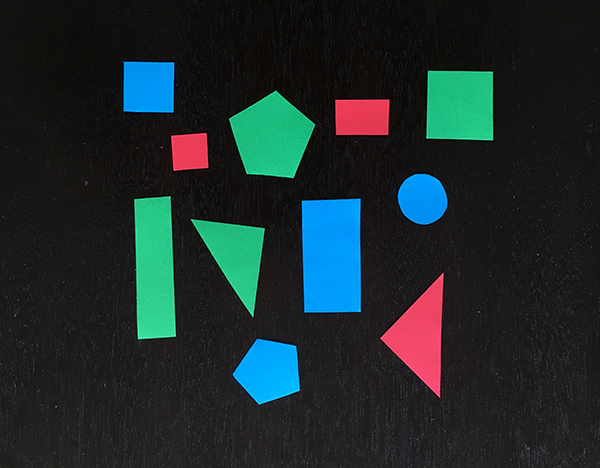
#> input picture 颜色辨认/example_shapes.png, 600 x 468 px
$ jupyter execute --allow-errors '颜色辨认.ipynb'
#> lines starting #> are read from the running program, lines starting #| are printed output that depends on the picture; after the words box and inside, x2 and y2 are one past the last pixel; in counts of white or black regions, pixels touching at a corner belong together
# 用OpenCV辨认颜色

物体的区域特征划分可以通过颜色直方图和基本颜色统计（例如中位数或均方差）来完成。

在程序进行分组或者统计时，即使区域内实际上是用颜色作为特征，例如，"红色","绿色","蓝色"，但程序却不懂为分组起个有意义的名字。

本文就是要利用Lab 色彩空间配合Eudlidean距离，用Python和OpenCV来为不同的区块做标记。

[cell 1]
class ShapeDetector:
    def __init__(self):
        pass

    # [32 lines left out: function detect, not called in this run]

[cell 2]
# import the necessary packages
from scipy.spatial import distance as dist
from collections import OrderedDict
import numpy as np
import cv2

class ColorLabeler:
    def __init__(self):
        # initialize the colors dictionary, containing the color
        # name as the key and the RGB tuple as the value
        colors = OrderedDict({
            "red": (255, 0, 0),
            "green": (0, 255, 0),
            "blue": (0, 0, 255)})

        # allocate memory for the L*a*b* image, then initialize
        # the color names list
        self.lab = np.zeros((len(colors), 1, 3), dtype="uint8")
        self.colorNames = []

        # loop over the colors dictionary
        for (i, (name, rgb)) in enumerate(colors.items()):
            # update the L*a*b* array and the color names list
            self.lab[i] = rgb
            self.colorNames.append(name)

        # convert the L*a*b* array from the RGB color space
        # to L*a*b*
        self.lab = cv2.cvtColor(self.lab, cv2.COLOR_RGB2LAB)

    # [24 lines left out: function label, not called in this run]

[cell 3]
# import the necessary packages
import matplotlib.pyplot as plt
import imutils
import cv2

# load the image and resize it to a smaller factor so that
# the shapes can be approximated better
image = cv2.imread("example_shapes.png")
#> image is the input picture: shape (468, 600, 3); mean B, G, R 43.2, 42.5, 29.4
rgb_image = cv2.cvtColor(image, cv2.COLOR_BGR2RGB);
plt.figure(figsize = (10,10))
plt.imshow(image, interpolation='nearest', aspect='auto')

[cell 4]
resized = imutils.resize(image, width=400)
#> (the rest of this cell did not finish here and is left out)

[cell 5]
# blur the resized image slightly, then convert it to both
# grayscale and the L*a*b* color spaces
blurred = cv2.GaussianBlur(resized, (5, 5), 0)
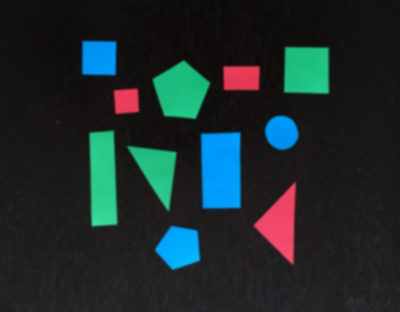
#> blurred: shape (312, 400, 3); mean B, G, R 43.2, 42.5, 29.4
gray = cv2.cvtColor(blurred, cv2.COLOR_BGR2GRAY)
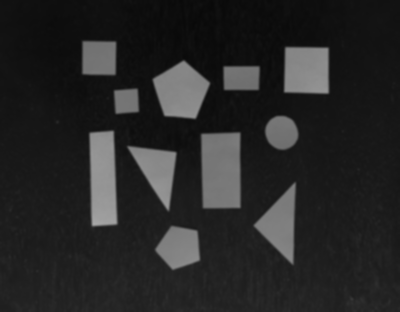
#> gray: shape (312, 400); min 9, max 168, mean 38.6
lab = cv2.cvtColor(blurred, cv2.COLOR_BGR2LAB)
#> lab: shape (312, 400, 3); mean of channels 0, 1, 2 41.5, 126.3, 127.7
thresh = cv2.threshold(gray, 60, 255, cv2.THRESH_BINARY)[1]
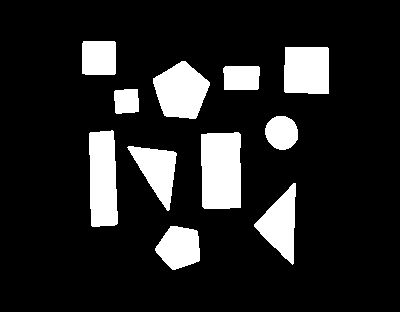
#> thresh: shape (312, 400); 14.5% white; 11 white regions

images = [blurred, gray, lab, thresh]
fig=plt.figure(figsize=(10, 10))
columns = 4
rows = 1
for i in range(1, columns*rows +1):
    fig.add_subplot(rows, columns, i)
    plt.imshow(images[i-1])
plt.show()
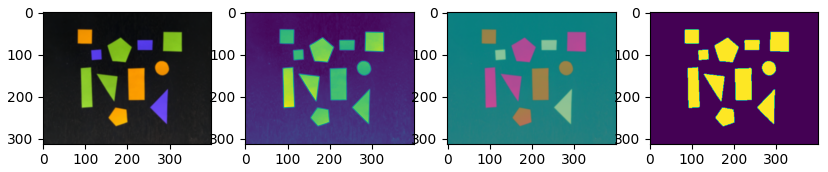
#> figure drawn by matplotlib, 4 panels; B, G, R data is drawn as R, G, B

[cell 6]
# find contours in the thresholded image
cnts = cv2.findContours(thresh.copy(), cv2.RETR_EXTERNAL,cv2.CHAIN_APPROX_SIMPLE)
#> cnts = 11 contours; largest, box (x1, y1, x2, y2) and area: (201, 132, 241, 209) 2854, (89, 130, 118, 227) 2366, (153, 61, 210, 119) 2204, (284, 47, 329, 94) 1982, (254, 183, 296, 265) 1706
cnts = imutils.grab_contours(cnts)

# initialize the shape detector and color labeler
sd = ShapeDetector()
cl = ColorLabeler()

# loop over the contours
#> (the rest of this cell did not finish here and is left out)
